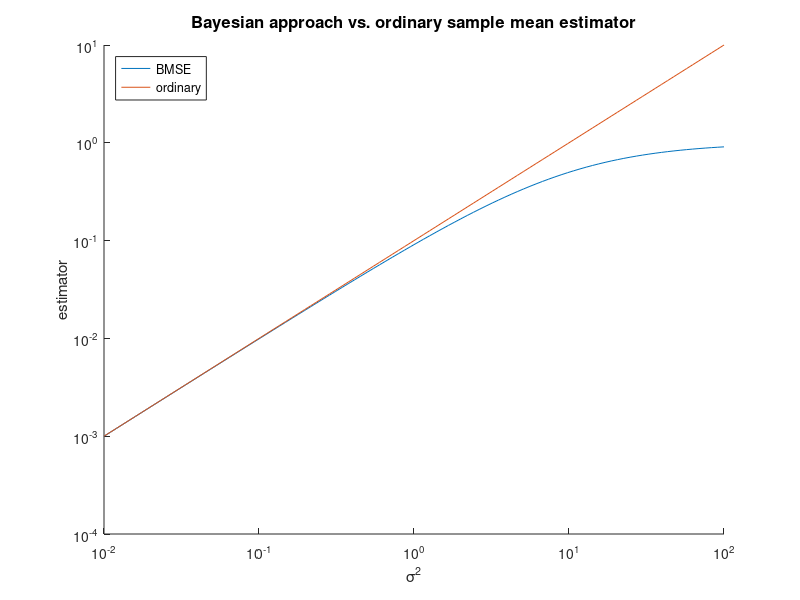

Write MATLAB code to recreate this figure.
% OASP UE, WS 2022/2023
% Assignment 5 - Exercise 1
% Group work

clear;
clf;

N = 10;
var_A = 1;
var = logspace(-2, 2, 100);

BMSE = (var_A * var) ./ (N * var_A + var);
ordinary = var/N;

hold on;
loglog(var,BMSE)
loglog(var,var/N)
title ("Bayesian approach vs. ordinary sample mean estimator","fontsize", 12);
xlabel ("σ^2");
ylabel ("estimator");
legend ("BMSE","ordinary","location", "northwest");
hold off;
